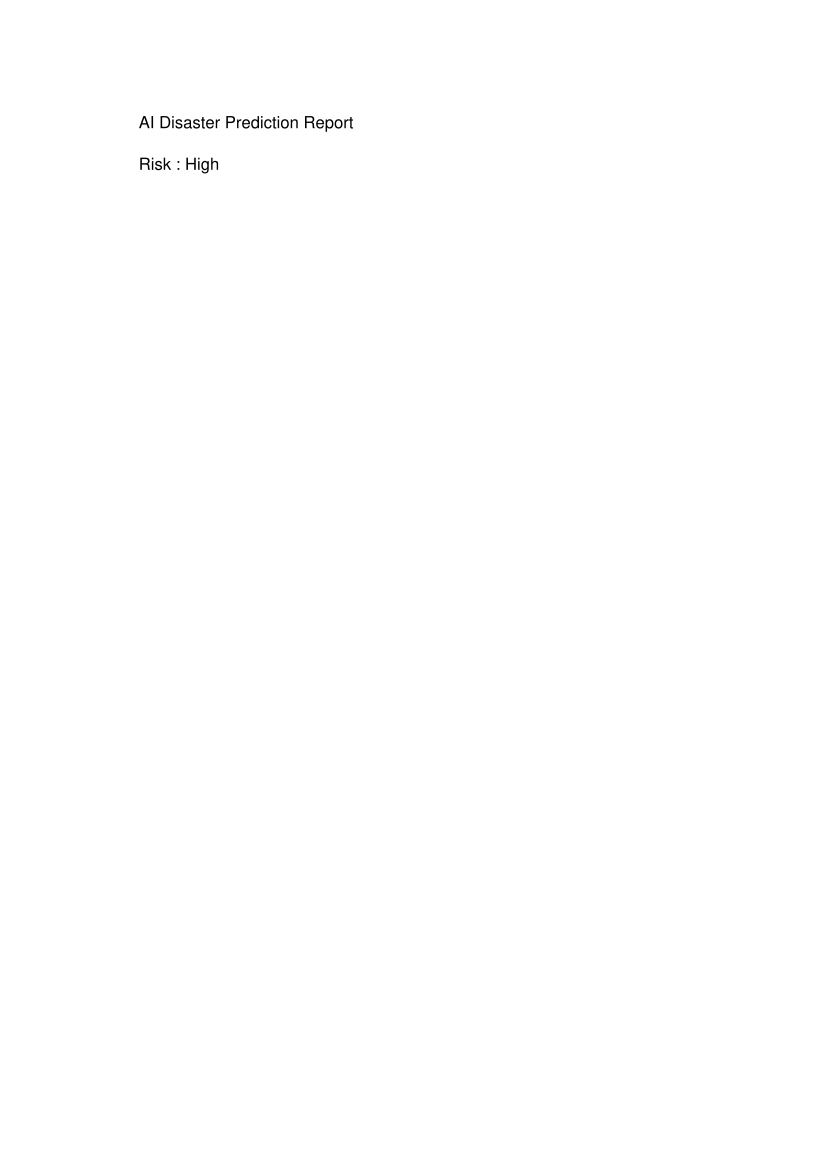

The Python source for this figure:
from reportlab.pdfgen import canvas

pdf = canvas.Canvas("report.pdf")

pdf.drawString(100,750,"AI Disaster Prediction Report")

pdf.drawString(100,720,"Risk : High")

pdf.save()

print("PDF Created")
